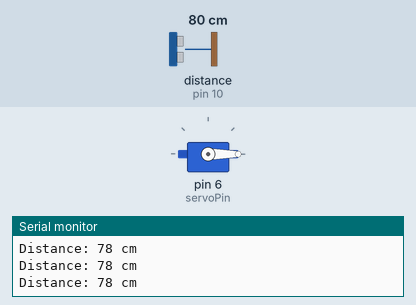
Bench run of a sketch on a simulated Arduino Uno, built with avr-gcc and run on an emulated ATmega328P. On the bench: servo, the last lines printed to the serial monitor. Wiring (inferred from the names in the program): ultrasonic range finder: trigger pin 9; echo pin 10. The test bench sets the inputs (shaded band); at power-on: distance to the obstacle (sensor on pin 10) 80 cm. The echo pulse lasts 58.3 µs per cm.

Above: at 1.2 s.
1.3 s: distance to the obstacle (sensor on pin 10) set to 23 cm
2.8 s: distance to the obstacle (sensor on pin 10) set to 19 cm
At 3.7 s:
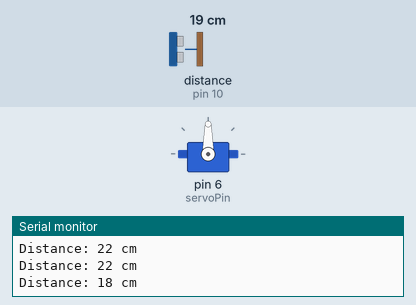
4.4 s: distance to the obstacle (sensor on pin 10) set to 35 cm
At 7.1 s:
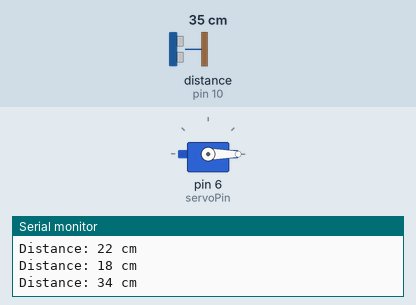
7.4 s: distance to the obstacle (sensor on pin 10) set to 2 cm
At 8.8 s:
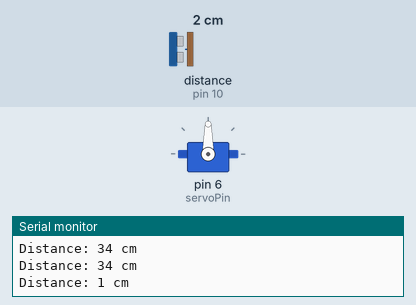
Timing chart, 0 to 9.9 s (numbered marks = the images above; inputs shaded):
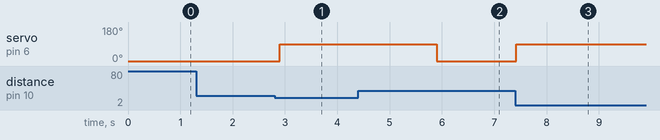

Measured:
- the behaviour switches between 22 and 21 cm on distance to the obstacle (sensor on pin 10) (found by bisection; images 0 and 1)
- after the input at 2.8 s, servo on pin 6 (servoPin): 0° → 90° after 0.10 s
- after the input at 4.4 s, servo on pin 6 (servoPin): goes on until 5.9 s, then stays 0°
- after the input at 7.4 s, servo on pin 6 (servoPin): 0° → 90° at once

The sketch:

automatic_lid.ino
```cpp
#include <Servo.h>

Servo lidServo;

// Ultrasonic sensor pins
const int trigPin = 9;
const int echoPin = 10;

// Servo motor pin
const int servoPin = 6;

// Lid positions
const int closedAngle = 0;
const int openAngle = 90;

// Detection distance in cm
const int detectionDistance = 20;

void setup() {
  // Ultrasonic sensor setup
  pinMode(trigPin, OUTPUT);
  pinMode(echoPin, INPUT);

  // Servo setup
  lidServo.attach(servoPin);
  lidServo.write(closedAngle);

  // Serial monitor
  Serial.begin(9600);
}

void loop() {

  // Send ultrasonic pulse
  digitalWrite(trigPin, LOW);
  delayMicroseconds(2);

  digitalWrite(trigPin, HIGH);
  delayMicroseconds(10);

  digitalWrite(trigPin, LOW);

  // Receive echo
  long duration = pulseIn(echoPin, HIGH);

  // Calculate distance in centimeters
  int distance = duration * 0.034 / 2;

  Serial.print("Distance: ");
  Serial.print(distance);
  Serial.println(" cm");

  // If an object is detected within 20 cm
  if (distance > 0 && distance <= detectionDistance) {

    // Open lid
    lidServo.write(openAngle);

    // Keep lid open for 3 seconds
    delay(3000);

    // Close lid
    lidServo.write(closedAngle);

    delay(1000);
  }

  delay(100);
}
```
